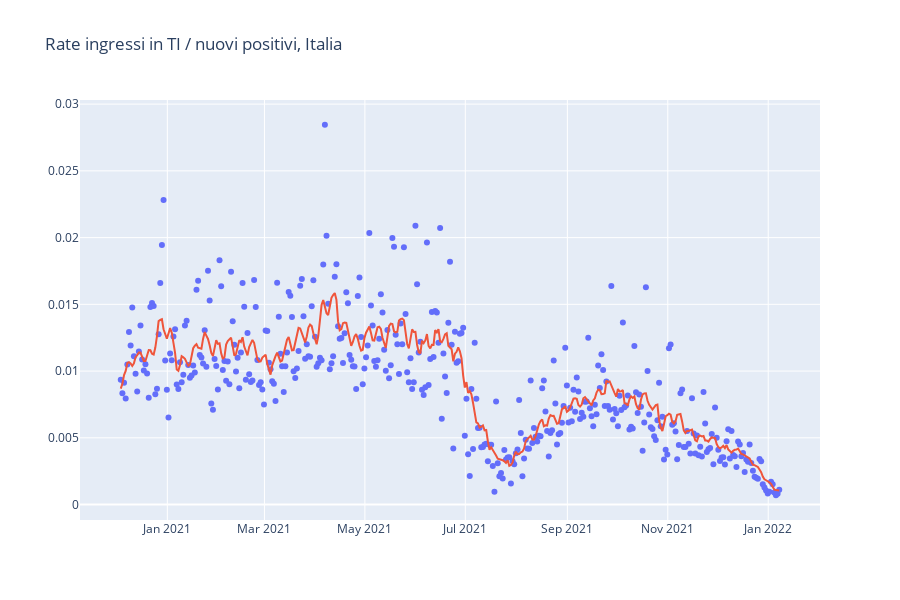
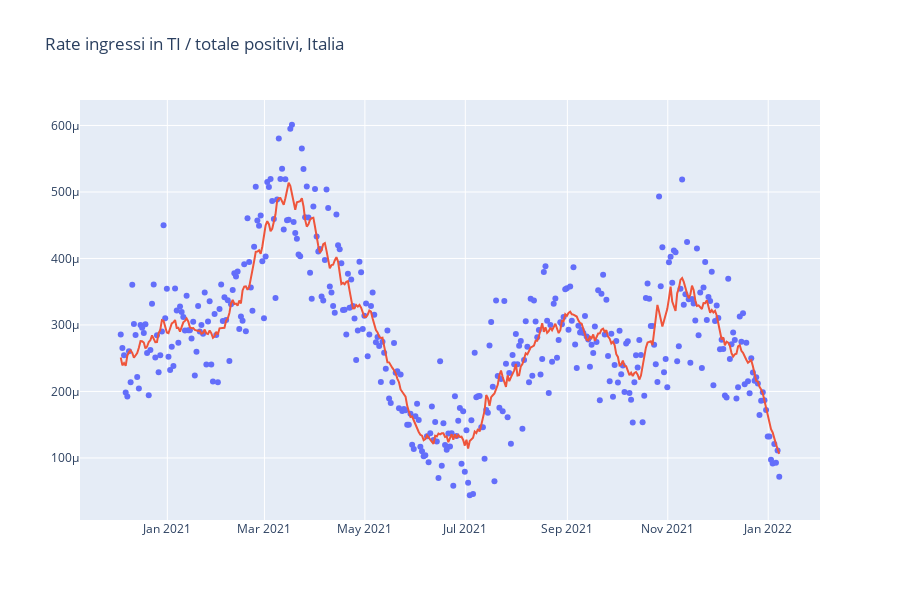
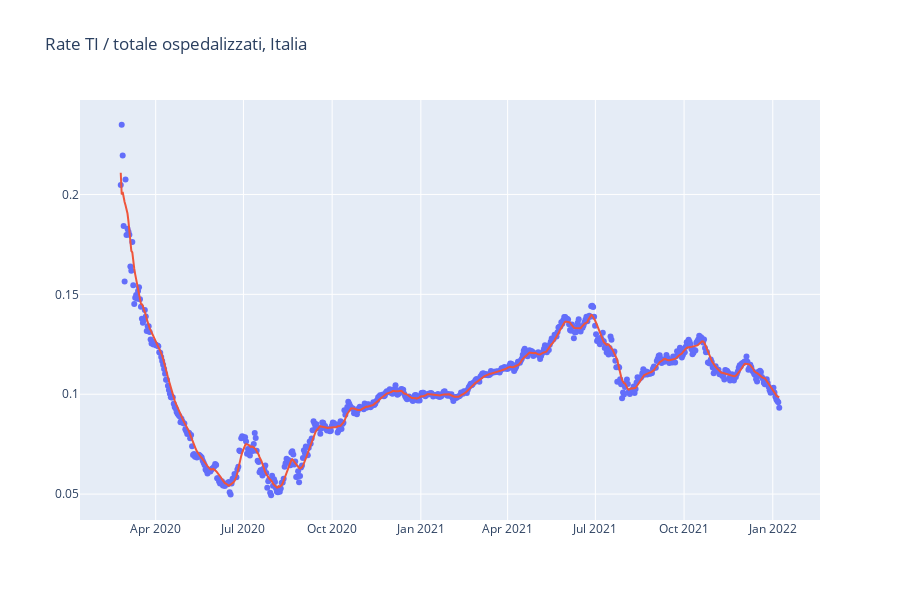

Write notebook code for charts like these, in order.
### Code cell
# rate vs NUOVI POSITIVI
fig = go.Figure()

fig.add_trace(go.Scatter(y=rate_inTI_inPOS[-len(valid_ingressi_TI):],
                         x=giorni[-len(valid_ingressi_TI):],
                         mode='markers'))

fig.add_trace(go.Scatter(y=moving_function_rev1(rate_inTI_inPOS[-len(valid_ingressi_TI):],np.mean,7,3),
                         x=giorni[-len(valid_ingressi_TI):]))
  
fig.update_layout(
    title="Rate ingressi in TI / nuovi positivi, Italia",
    autosize=False,
    showlegend=False,
    width=900,
    height=600
)

fig.show()

# rate vs TOTALE POSITIVI

fig = go.Figure()

fig.add_trace(go.Scatter(y=rate_inTI_totPOS[-len(valid_ingressi_TI):],
                         x=giorni[-len(valid_ingressi_TI):],
                         mode='markers'))

fig.add_trace(go.Scatter(y=moving_function_rev1(rate_inTI_totPOS[-len(valid_ingressi_TI):],np.mean,7,3),
                         x=giorni[-len(valid_ingressi_TI):]))
  
fig.update_layout(
    title="Rate ingressi in TI / totale positivi, Italia",
    autosize=False,
    showlegend=False,
    width=900,
    height=600
)

fig.show()


# rate TI vs TOTALE OSPEDALIZZATI

fig = go.Figure()

fig.add_trace(go.Scatter(y=rate_TI_OSP,
                         x=giorni,
                         mode='markers'))

fig.add_trace(go.Scatter(y=moving_function_rev1(rate_TI_OSP,np.mean,7,3),
                         x=giorni))
  
fig.update_layout(
    title="Rate TI / totale ospedalizzati, Italia",
    autosize=False,
    showlegend=False,
    width=900,
    height=600
)

fig.show()

### Figure 1 — Plotly figure (JSON) as saved in the notebook; plotly's stock layout.template omitted (floating-point values rounded to 4 significant figures; data arrays with more than 128 entries replaced by an {"elided": "..."} marker saying what was removed)
{"data": [{"mode": "markers", "type": "scatter", "x": {"elided": "401 str values"}, "y": {"elided": "401 float values"}}, {"type": "scatter", "x": {"elided": "401 str values"}, "y": {"elided": "401 float values"}}], "layout": {"autosize": false, "height": 600, "showlegend": false, "title": {"text": "Rate ingressi in TI / nuovi positivi, Italia"}, "width": 900}}

### Figure 2 — Plotly figure (JSON) as saved in the notebook; plotly's stock layout.template omitted (floating-point values rounded to 4 significant figures; data arrays with more than 128 entries replaced by an {"elided": "..."} marker saying what was removed)
{"data": [{"mode": "markers", "type": "scatter", "x": {"elided": "401 str values"}, "y": {"elided": "401 float values"}}, {"type": "scatter", "x": {"elided": "401 str values"}, "y": {"elided": "401 float values"}}], "layout": {"autosize": false, "height": 600, "showlegend": false, "title": {"text": "Rate ingressi in TI / totale positivi, Italia"}, "width": 900}}

### Figure 3 — Plotly figure (JSON) as saved in the notebook; plotly's stock layout.template omitted (floating-point values rounded to 4 significant figures; data arrays with more than 128 entries replaced by an {"elided": "..."} marker saying what was removed)
{"data": [{"mode": "markers", "type": "scatter", "x": {"elided": "684 str values"}, "y": {"elided": "684 float values"}}, {"type": "scatter", "x": {"elided": "684 str values"}, "y": {"elided": "684 float values"}}], "layout": {"autosize": false, "height": 600, "showlegend": false, "title": {"text": "Rate TI / totale ospedalizzati, Italia"}, "width": 900}}
